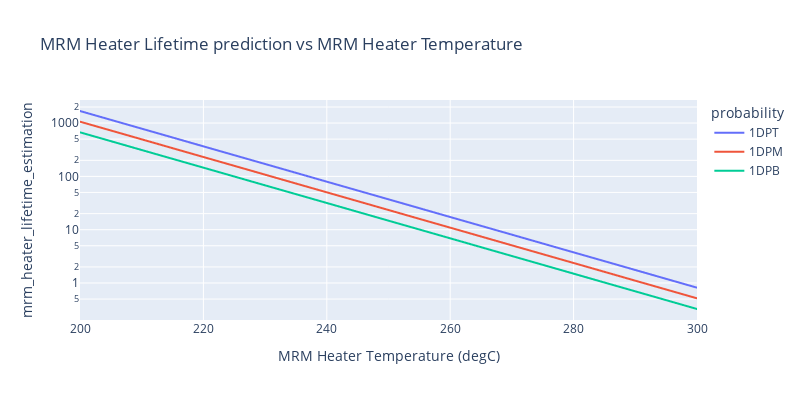

The notebook cell this image was saved under:
### Code cell
px.line(reliability_data, x = "heater_temp", y="mrm_heater_lifetime_estimation", color="probability", title="MRM Heater Lifetime prediction vs MRM Heater Temperature", log_y = True, labels={"heater_temp":"MRM Heater Temperature (degC)", "lifetime_estimation":"MRM Heater Lifetime (years)"}, width=800, height=400)

### Figure 1 — Plotly figure (JSON) as saved in the notebook; plotly's stock layout.template omitted (floating-point values rounded to 4 significant figures; data arrays with more than 128 entries replaced by an {"elided": "..."} marker saying what was removed)
{"data": [{"hovertemplate": "probability=1DPT<br>MRM Heater Temperature (degC)=%{x}<br>mrm_heater_lifetime_estimation=%{y}<extra></extra>", "legendgroup": "1DPT", "line": {"color": "#636efa", "dash": "solid"}, "marker": {"symbol": "circle"}, "mode": "lines", "name": "1DPT", "showlegend": true, "type": "scattergl", "x": {"elided": "1001 float values"}, "xaxis": "x", "y": {"elided": "1001 float values"}, "yaxis": "y"}, {"hovertemplate": "probability=1DPM<br>MRM Heater Temperature (degC)=%{x}<br>mrm_heater_lifetime_estimation=%{y}<extra></extra>", "legendgroup": "1DPM", "line": {"color": "#EF553B", "dash": "solid"}, "marker": {"symbol": "circle"}, "mode": "lines", "name": "1DPM", "showlegend": true, "type": "scattergl", "x": {"elided": "1001 float values"}, "xaxis": "x", "y": {"elided": "1001 float values"}, "yaxis": "y"}, {"hovertemplate": "probability=1DPB<br>MRM Heater Temperature (degC)=%{x}<br>mrm_heater_lifetime_estimation=%{y}<extra></extra>", "legendgroup": "1DPB", "line": {"color": "#00cc96", "dash": "solid"}, "marker": {"symbol": "circle"}, "mode": "lines", "name": "1DPB", "showlegend": true, "type": "scattergl", "x": {"elided": "1001 float values"}, "xaxis": "x", "y": {"elided": "1001 float values"}, "yaxis": "y"}], "layout": {"height": 400, "legend": {"title": {"text": "probability"}, "tracegroupgap": 0}, "title": {"text": "MRM Heater Lifetime prediction vs MRM Heater Temperature"}, "width": 800, "xaxis": {"anchor": "y", "domain": [0, 1], "title": {"text": "MRM Heater Temperature (degC)"}}, "yaxis": {"anchor": "x", "domain": [0, 1], "title": {"text": "mrm_heater_lifetime_estimation"}, "type": "log"}}}
